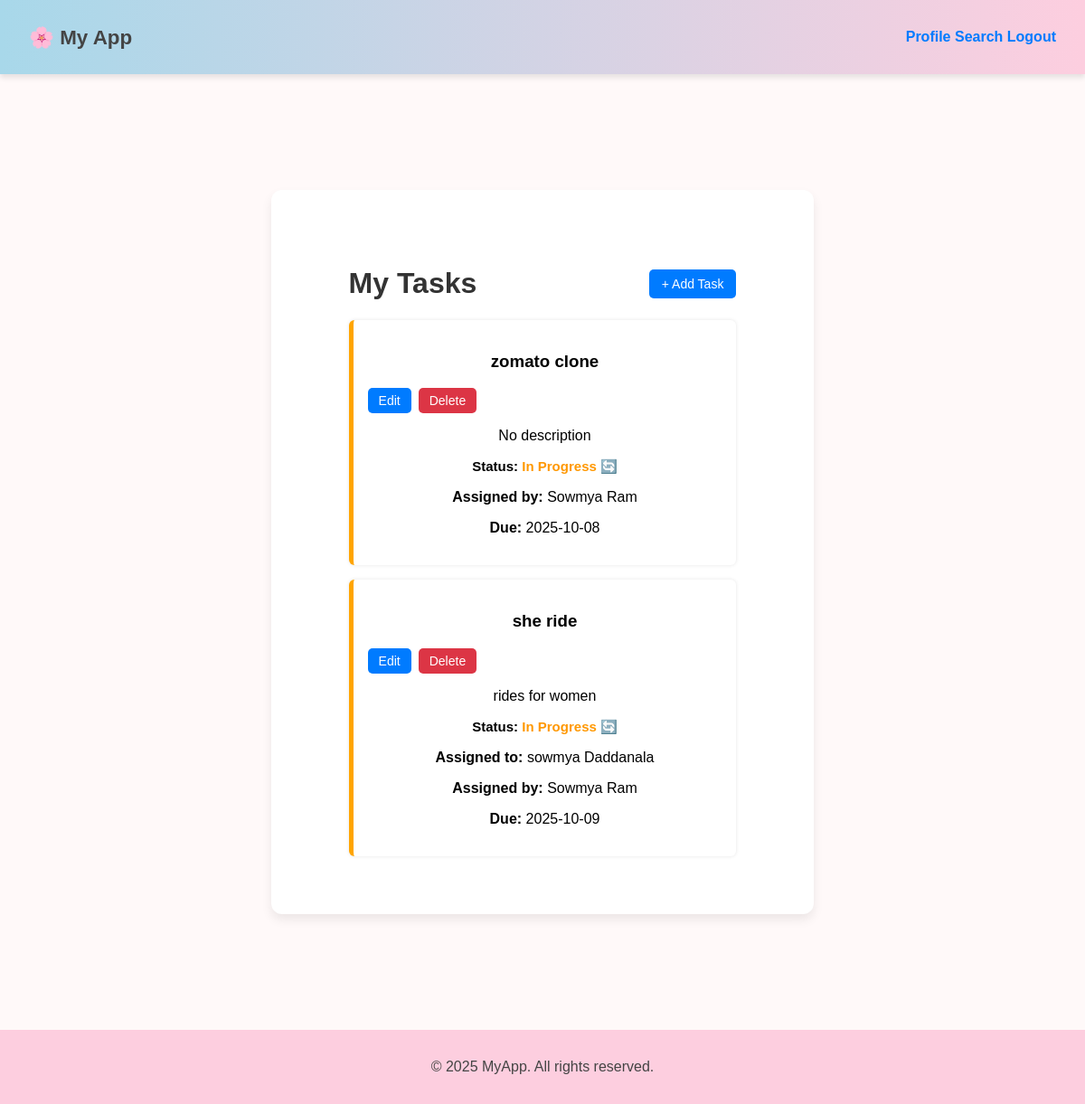
The app's page /my_tasks (signed in) with its own data.
### models.py (models this page shows, shortened)
class Task(db.Model):
    __tablename__ = "task"
    id = db.Column(db.Integer, primary_key=True)
    title = db.Column(db.String(150), nullable=False)
    description = db.Column(db.Text)
    status = db.Column(db.String(50), default="todo")
    due_date = db.Column(db.Date)
    assignee_id = db.Column(db.Integer, db.ForeignKey("user.id"))
    assignee = db.relationship("User", foreign_keys=[assignee_id], backref="assigned_tasks")
    assigned_by_id = db.Column(db.Integer, db.ForeignKey("user.id"))
    assigned_by = db.relationship("User", foreign_keys=[assigned_by_id], backref="created_tasks")
    project_id = db.Column(db.Integer, db.ForeignKey("project.id"))
    project = db.relationship("Project", backref="tasks")

class User(db.Model):
    __tablename__ = "user"
    id = db.Column(db.Integer, primary_key=True)
    name = db.Column(db.String(100))
    email = db.Column(db.String(120), unique=True, nullable=False)
    password = db.Column(db.String(200))
    phone = db.Column(db.String(20))
    bio = db.Column(db.Text)
    avatar_url = db.Column(db.String(300))
    role = db.Column(db.String(20), default="employee")
    notifications = db.relationship("Notification", backref="user", lazy=True)

### app.py (the view)
@app.route("/my_tasks")
def my_tasks():
    if "user_id" not in session:
        return redirect(url_for("login"))
    user = User.query.get(session["user_id"])
    if not user:
        flash("User not found")
        return redirect(url_for("login"))
    if user.role == "admin":
        tasks = Task.query.all()
    else:
        tasks = Task.query.filter_by(assignee_id=user.id).all()
    users = User.query.all()
    return render_template("tasks/my_tasks.html", user=user, tasks=tasks, users=users)

### app.py (called while the page is built)
@app.before_request
def load_unread_notifications():
    if "user_id" in session:
        pass

### myproject/templates/tasks/my_tasks.html (shortened to what this page needs)
{% extends "base.html" %}
{% block content %}
<div class="tasks-container">
  <div class="header">
    <h1>My Tasks</h1>
    {% if user.role == "admin" %}
      <button class="add-task-btn" onclick="openAddTaskModal()">+ Add Task</button>
    {% endif %}
  </div>
  <div class="task-list">
  {% if tasks %}
   {% for task in tasks %}
     <div class="task-item"
          style="border-left: 5px solid {{ 'green' if task.status == 'done' else ('orange' if task.status == 'in-progress' else '#007bff') }}">
       <div class="task-header">
         <h3>{{ task.title }}</h3>
         <div class="task-actions">
           <button onclick="openTaskModal({{ task.id }}, '{{ task.title }}', '{{ task.description or '' }}', '{{ task.status }}', '{{ task.due_date }}', '{{ task.assignee_id }}')" class="edit-btn">Edit</button>
           {% if user.role == "admin" or task.assignee_id == user.id %}
             <button onclick="deleteTask({{ task.id }})" class="delete-btn">Delete</button>
           {% endif %}
         </div>
       </div>
       <p>{{ task.description or 'No description' }}</p>
       <p class="task-status-line">
         <strong>Status:</strong>
         {% if task.status == "done" %}
           <span class="status done">Done ✅</span>
         {% elif task.status == "in-progress" %}
           <span class="status progress">In Progress 🔄</span>
         {% else %}
           <span class="status todo">To Do 📝</span>
         {% endif %}
       </p>
       {% if task.assignee %}
         <p><strong>Assigned to:</strong> {{ task.assignee.name }}</p>
       {% endif %}
       {% if task.assigned_by %}
         <p><strong>Assigned by:</strong> {{ task.assigned_by.name }}</p>
       {% endif %}
       {% if task.due_date %}
         <p><strong>Due:</strong> {{ task.due_date }}</p>
       {% endif %}
     </div>
  {% endfor %}
{% else %}
  <p>No tasks found.</p>
{% endif %}
</div>
{% endblock %}

### templates/base.html (shortened to what this page needs)
<!DOCTYPE html>
<html lang="en">
<head>
    <link rel="stylesheet" href="{{ url_for('static', filename='style.css') }}">
</head>
<body>
    <nav class="navbar">
        <div class="logo">🌸 My App</div>
        <ul class="nav-links">
            {% if session.get("user_id") %}
                <li><a href="{{ url_for('profile') }}">Profile</a></li>
                <li><a href="{{ url_for('search') }}">Search</a></li>
                <li><a href="{{ url_for('logout') }}">Logout</a></li>
            {% else %}
                <li><a href="{{ url_for('login') }}">Login</a></li>
                <li><a href="{{ url_for('signup') }}">Sign Up</a></li>
            {% endif %}
        </ul>
    </nav>
    <main class="content">
        <div class="card">
            {% block content %}{% endblock %}
        </div>
    </main>
    <footer class="footer">
        <p>© {{ 2025 }} MyApp. All rights reserved.</p>
    </footer>
</body>
</html>

### static/style.css (style rules this page uses)
body { font-family: Arial, sans-serif; background:#FFF9F9 ; margin: 0; padding: 0; }
h1, h2 { color: #333; text-align: center; }
input, textarea, button { padding: 10px; border: 1px solid #ccc; border-radius: 6px; font-size: 14px; }
button { background-color: #4CAF50; color: white; border: none; cursor: pointer; }
a { color: #007BFF; text-decoration: none; }
.navbar { background: linear-gradient(90deg, #A8D8EA, #FDCEDF); padding: 1rem 2rem; display: flex; justify-content: space-between; align-items: center; box-shadow: 0 4px 6px rgba(0, 0, 0, 0.1); }
.content { max-width: 600px; margin: 60px auto; padding: 20px; }
.card { background: #FFFFFF; padding: 2rem; border-radius: 12px; box-shadow: 0 6px 12px rgba(0,0,0,0.08); max-width: 600px; margin: 3rem auto; text-align: center; }
.navbar .logo { font-size: 1.4rem; font-weight: bold; color: #444; }
.navbar .nav-links li { display: inline; }
.navbar,nav-links a { text-decoration: none; color: #444; font-weight: 600; }
.footer { text-align: center; padding: 1rem; margin-top: 2rem; background: #FDCEDF; color: #444; }

### myproject/templates/tasks/my_tasks.html (style rules this page uses)
.tasks-container { width: 80%; margin: 2em auto; }
.header { display: flex; justify-content: space-between; align-items: center; }
.add-task-btn { background-color: #007bff; color: white; padding: 8px 14px; border: none; border-radius: 5px; cursor: pointer; }
.task-item { background: #fff; padding: 1em; margin-bottom: 1em; border-radius: 6px; box-shadow: 0 0 4px rgba(0,0,0,0.1); }
.edit-btn { background: #007bff; color: white; border: none; padding: 6px 12px; border-radius: 5px; cursor: pointer; }
.task-actions { display: flex; gap: 8px; }
.delete-btn { background: #dc3545; color: white; border: none; padding: 6px 12px; border-radius: 5px; cursor: pointer; }
.task-status-line { margin-top: 8px; font-size: 15px; }
.status { font-weight: bold; }
.status.progress { color: #ff9800; }

### records on screen
Task: title "zomato clone", description "No description", status "In Progress 🔄", assigned_by.name "Sowmya Ram", due_date "2025-10-08"
Task: title "she ride", description "rides for women", status "In Progress 🔄", assignee.name "sowmya Daddanala", assigned_by.name "Sowmya Ram", due_date "2025-10-09"

### other values on screen
{{ 2025 }} "2025"
